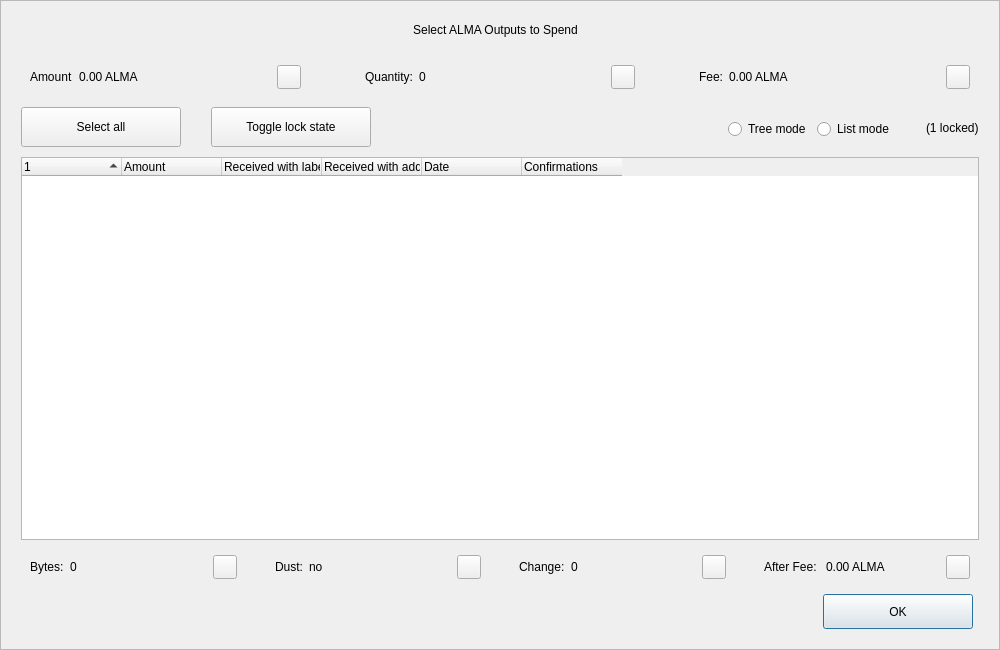
<?xml version="1.0" encoding="UTF-8"?>
<ui version="4.0">
 <class>CoinControlDialog</class>
 <widget class="QDialog" name="CoinControlDialog">
  <property name="geometry">
   <rect>
    <x>0</x>
    <y>0</y>
    <width>1000</width>
    <height>650</height>
   </rect>
  </property>
  <property name="minimumSize">
   <size>
    <width>950</width>
    <height>650</height>
   </size>
  </property>
  <property name="windowTitle">
   <string>Coin Selection</string>
  </property>
  <property name="styleSheet">
   <string notr="true"/>
  </property>
  <layout class="QVBoxLayout" name="verticalLayout">
   <property name="spacing">
    <number>0</number>
   </property>
   <property name="leftMargin">
    <number>0</number>
   </property>
   <property name="topMargin">
    <number>0</number>
   </property>
   <property name="rightMargin">
    <number>0</number>
   </property>
   <property name="bottomMargin">
    <number>0</number>
   </property>
   <item>
    <widget class="QFrame" name="frameContainer">
     <property name="toolTipDuration">
      <number>0</number>
     </property>
     <property name="frameShape">
      <enum>QFrame::StyledPanel</enum>
     </property>
     <property name="frameShadow">
      <enum>QFrame::Raised</enum>
     </property>
     <layout class="QVBoxLayout" name="verticalLayout_2">
      <property name="leftMargin">
       <number>0</number>
      </property>
      <property name="rightMargin">
       <number>0</number>
      </property>
      <property name="bottomMargin">
       <number>20</number>
      </property>
      <item>
       <layout class="QHBoxLayout" name="horizontalLayout_12">
        <property name="spacing">
         <number>0</number>
        </property>
        <property name="leftMargin">
         <number>20</number>
        </property>
        <property name="rightMargin">
         <number>30</number>
        </property>
        <item>
         <spacer name="horizontalSpacer_4">
          <property name="orientation">
           <enum>Qt::Horizontal</enum>
          </property>
          <property name="sizeHint" stdset="0">
           <size>
            <width>40</width>
            <height>20</height>
           </size>
          </property>
         </spacer>
        </item>
        <item>
         <widget class="QLabel" name="labelTitle">
          <property name="minimumSize">
           <size>
            <width>0</width>
            <height>40</height>
           </size>
          </property>
          <property name="maximumSize">
           <size>
            <width>16777215</width>
            <height>40</height>
           </size>
          </property>
          <property name="text">
           <string>Select ALMA Outputs to Spend</string>
          </property>
          <property name="alignment">
           <set>Qt::AlignCenter</set>
          </property>
          <property name="margin">
           <number>7</number>
          </property>
         </widget>
        </item>
        <item>
         <spacer name="horizontalSpacer_5">
          <property name="orientation">
           <enum>Qt::Horizontal</enum>
          </property>
          <property name="sizeHint" stdset="0">
           <size>
            <width>40</width>
            <height>20</height>
           </size>
          </property>
         </spacer>
        </item>
       </layout>
      </item>
      <item>
       <layout class="QHBoxLayout" name="horizontalLayout_8">
        <property name="leftMargin">
         <number>20</number>
        </property>
        <property name="rightMargin">
         <number>20</number>
        </property>
        <item>
         <widget class="QWidget" name="layoutAmount" native="true">
          <layout class="QHBoxLayout" name="horizontalLayout_9" stretch="0,1,0">
           <item>
            <widget class="QLabel" name="labelCoinControlAmountText">
             <property name="text">
              <string>Amount</string>
             </property>
            </widget>
           </item>
           <item>
            <widget class="QLabel" name="labelCoinControlAmount">
             <property name="text">
              <string>0.00 ALMA</string>
             </property>
            </widget>
           </item>
           <item alignment="Qt::AlignHCenter|Qt::AlignVCenter">
            <widget class="QPushButton" name="pushButtonAmount">
             <property name="minimumSize">
              <size>
               <width>0</width>
               <height>24</height>
              </size>
             </property>
             <property name="maximumSize">
              <size>
               <width>24</width>
               <height>26</height>
              </size>
             </property>
             <property name="focusPolicy">
              <enum>Qt::NoFocus</enum>
             </property>
             <property name="styleSheet">
              <string notr="true">padding-bottom:2px;
padding-right:4px;</string>
             </property>
             <property name="text">
              <string/>
             </property>
            </widget>
           </item>
          </layout>
         </widget>
        </item>
        <item>
         <spacer name="horizontalSpacer_2">
          <property name="orientation">
           <enum>Qt::Horizontal</enum>
          </property>
          <property name="sizeType">
           <enum>QSizePolicy::Fixed</enum>
          </property>
          <property name="sizeHint" stdset="0">
           <size>
            <width>40</width>
            <height>20</height>
           </size>
          </property>
         </spacer>
        </item>
        <item>
         <widget class="QWidget" name="layoutQuantity" native="true">
          <layout class="QHBoxLayout" name="horizontalLayout_10" stretch="0,1,0">
           <item>
            <widget class="QLabel" name="labelCoinControlQuantityText">
             <property name="text">
              <string>Quantity:</string>
             </property>
            </widget>
           </item>
           <item>
            <widget class="QLabel" name="labelCoinControlQuantity">
             <property name="text">
              <string>0</string>
             </property>
            </widget>
           </item>
           <item alignment="Qt::AlignHCenter|Qt::AlignVCenter">
            <widget class="QPushButton" name="pushButtonQuantity">
             <property name="minimumSize">
              <size>
               <width>0</width>
               <height>24</height>
              </size>
             </property>
             <property name="maximumSize">
              <size>
               <width>24</width>
               <height>26</height>
              </size>
             </property>
             <property name="focusPolicy">
              <enum>Qt::NoFocus</enum>
             </property>
             <property name="styleSheet">
              <string notr="true">padding-bottom:2px;
               padding-right:4px;</string>
             </property>
             <property name="text">
              <string/>
             </property>
            </widget>
           </item>
          </layout>
         </widget>
        </item>
        <item>
         <spacer name="horizontalSpacer_22">
          <property name="orientation">
           <enum>Qt::Horizontal</enum>
          </property>
          <property name="sizeType">
           <enum>QSizePolicy::Fixed</enum>
          </property>
          <property name="sizeHint" stdset="0">
           <size>
            <width>40</width>
            <height>20</height>
           </size>
          </property>
         </spacer>
        </item>
        <item>
         <widget class="QWidget" name="layoutFee" native="true">
          <layout class="QHBoxLayout" name="horizontalLayout_11" stretch="0,1,0">
           <item>
            <widget class="QLabel" name="labelCoinControlFeeText">
             <property name="text">
              <string>Fee:</string>
             </property>
            </widget>
           </item>
           <item>
            <widget class="QLabel" name="labelCoinControlFee">
             <property name="text">
              <string>0.00 ALMA</string>
             </property>
            </widget>
           </item>
           <item alignment="Qt::AlignHCenter|Qt::AlignVCenter">
            <widget class="QPushButton" name="pushButtonFee">
             <property name="minimumSize">
              <size>
               <width>0</width>
               <height>24</height>
              </size>
             </property>
             <property name="maximumSize">
              <size>
               <width>24</width>
               <height>26</height>
              </size>
             </property>
             <property name="focusPolicy">
              <enum>Qt::NoFocus</enum>
             </property>
             <property name="styleSheet">
              <string notr="true">padding-bottom:2px;
               padding-right:4px;</string>
             </property>
             <property name="text">
              <string/>
             </property>
            </widget>
           </item>
          </layout>
         </widget>
        </item>
       </layout>
      </item>
      <item>
       <widget class="QFrame" name="frame">
        <property name="minimumSize">
         <size>
          <width>0</width>
          <height>40</height>
         </size>
        </property>
        <property name="styleSheet">
         <string notr="true">#frame {
	border:0;
}</string>
        </property>
        <property name="frameShape">
         <enum>QFrame::StyledPanel</enum>
        </property>
        <property name="frameShadow">
         <enum>QFrame::Sunken</enum>
        </property>
        <layout class="QHBoxLayout" name="horizontalLayout">
         <property name="spacing">
          <number>0</number>
         </property>
         <property name="leftMargin">
          <number>20</number>
         </property>
         <property name="topMargin">
          <number>0</number>
         </property>
         <property name="rightMargin">
          <number>20</number>
         </property>
         <property name="bottomMargin">
          <number>0</number>
         </property>
         <item>
          <layout class="QHBoxLayout" name="horizontalLayoutPanel" stretch="0,0,0,0,0,0">
           <property name="spacing">
            <number>20</number>
           </property>
           <item>
            <widget class="QPushButton" name="pushButtonSelectAll">
             <property name="sizePolicy">
              <sizepolicy hsizetype="Maximum" vsizetype="Fixed">
               <horstretch>0</horstretch>
               <verstretch>0</verstretch>
              </sizepolicy>
             </property>
             <property name="minimumSize">
              <size>
               <width>160</width>
               <height>40</height>
              </size>
             </property>
             <property name="maximumSize">
              <size>
               <width>16777215</width>
               <height>40</height>
              </size>
             </property>
             <property name="text">
              <string>Select all</string>
             </property>
             <property name="checkable">
              <bool>true</bool>
             </property>
             <property name="checked">
              <bool>false</bool>
             </property>
             <property name="autoExclusive">
              <bool>false</bool>
             </property>
             <property name="autoDefault">
              <bool>false</bool>
             </property>
            </widget>
           </item>
           <item>
            <spacer name="horizontalSpacer_6">
             <property name="orientation">
              <enum>Qt::Horizontal</enum>
             </property>
             <property name="sizeType">
              <enum>QSizePolicy::Fixed</enum>
             </property>
             <property name="sizeHint" stdset="0">
              <size>
               <width>10</width>
               <height>20</height>
              </size>
             </property>
            </spacer>
           </item>
           <item>
            <widget class="QPushButton" name="pushButtonToggleLock">
             <property name="sizePolicy">
              <sizepolicy hsizetype="Maximum" vsizetype="Fixed">
               <horstretch>0</horstretch>
               <verstretch>0</verstretch>
              </sizepolicy>
             </property>
             <property name="minimumSize">
              <size>
               <width>160</width>
               <height>40</height>
              </size>
             </property>
             <property name="maximumSize">
              <size>
               <width>16777215</width>
               <height>40</height>
              </size>
             </property>
             <property name="text">
              <string>Toggle lock state</string>
             </property>
             <property name="checkable">
              <bool>true</bool>
             </property>
             <property name="autoExclusive">
              <bool>false</bool>
             </property>
             <property name="autoDefault">
              <bool>false</bool>
             </property>
            </widget>
           </item>
           <item>
            <spacer name="horizontalSpacer_7">
             <property name="orientation">
              <enum>Qt::Horizontal</enum>
             </property>
             <property name="sizeType">
              <enum>QSizePolicy::Expanding</enum>
             </property>
             <property name="sizeHint" stdset="0">
              <size>
               <width>30</width>
               <height>20</height>
              </size>
             </property>
            </spacer>
           </item>
           <item alignment="Qt::AlignRight">
            <widget class="QGroupBox" name="groupBox_2">
             <property name="styleSheet">
              <string notr="true">#groupBox_2 {
    background-color:transparent;
    border-radius:0;
}</string>
             </property>
             <property name="title">
              <string/>
             </property>
             <layout class="QHBoxLayout" name="horizontalLayout_14">
              <item>
               <widget class="QRadioButton" name="radioTreeMode">
                <property name="sizePolicy">
                 <sizepolicy hsizetype="Maximum" vsizetype="Fixed">
                  <horstretch>0</horstretch>
                  <verstretch>0</verstretch>
                 </sizepolicy>
                </property>
                <property name="text">
                 <string>Tree mode</string>
                </property>
               </widget>
              </item>
              <item>
               <widget class="QRadioButton" name="radioListMode">
                <property name="sizePolicy">
                 <sizepolicy hsizetype="Maximum" vsizetype="Fixed">
                  <horstretch>0</horstretch>
                  <verstretch>0</verstretch>
                 </sizepolicy>
                </property>
                <property name="text">
                 <string>List mode</string>
                </property>
                <property name="checked">
                 <bool>false</bool>
                </property>
               </widget>
              </item>
             </layout>
            </widget>
           </item>
           <item>
            <widget class="QLabel" name="labelLocked">
             <property name="text">
              <string>(1 locked)</string>
             </property>
            </widget>
           </item>
          </layout>
         </item>
        </layout>
       </widget>
      </item>
      <item>
       <layout class="QHBoxLayout" name="horizontalLayout_13">
        <property name="leftMargin">
         <number>20</number>
        </property>
        <property name="rightMargin">
         <number>20</number>
        </property>
        <item>
         <widget class="CoinControlTreeWidget" name="treeWidget">
          <property name="contextMenuPolicy">
           <enum>Qt::CustomContextMenu</enum>
          </property>
          <property name="styleSheet">
           <string notr="true"/>
          </property>
          <property name="sortingEnabled">
           <bool>false</bool>
          </property>
          <property name="columnCount">
           <number>6</number>
          </property>
          <attribute name="headerShowSortIndicator" stdset="0">
           <bool>true</bool>
          </attribute>
          <attribute name="headerStretchLastSection">
           <bool>false</bool>
          </attribute>
          <column>
           <property name="text">
            <string/>
           </property>
          </column>
          <column>
           <property name="text">
            <string>Amount</string>
           </property>
          </column>
          <column>
           <property name="text">
            <string>Received with label</string>
           </property>
          </column>
          <column>
           <property name="text">
            <string>Received with address</string>
           </property>
          </column>
          <column>
           <property name="text">
            <string>Date</string>
           </property>
          </column>
          <column>
           <property name="text">
            <string>Confirmations</string>
           </property>
           <property name="toolTip">
            <string>Confirmed</string>
           </property>
          </column>
         </widget>
        </item>
       </layout>
      </item>
      <item>
       <layout class="QHBoxLayout" name="horizontalLayout_3">
        <property name="spacing">
         <number>20</number>
        </property>
        <property name="leftMargin">
         <number>20</number>
        </property>
        <property name="rightMargin">
         <number>20</number>
        </property>
        <item>
         <widget class="QWidget" name="layoutBytes" native="true">
          <layout class="QHBoxLayout" name="horizontalLayout_4" stretch="0,1,0">
           <item>
            <widget class="QLabel" name="labelCoinControlBytesText">
             <property name="text">
              <string>Bytes:</string>
             </property>
            </widget>
           </item>
           <item>
            <widget class="QLabel" name="labelCoinControlBytes">
             <property name="text">
              <string>0</string>
             </property>
            </widget>
           </item>
           <item alignment="Qt::AlignHCenter|Qt::AlignVCenter">
            <widget class="QPushButton" name="pushButtonBytes">
             <property name="minimumSize">
              <size>
               <width>0</width>
               <height>24</height>
              </size>
             </property>
             <property name="maximumSize">
              <size>
               <width>24</width>
               <height>26</height>
              </size>
             </property>
             <property name="focusPolicy">
              <enum>Qt::NoFocus</enum>
             </property>
             <property name="styleSheet">
              <string notr="true">padding-bottom:2px;
               padding-right:4px;</string>
             </property>
             <property name="text">
              <string/>
             </property>
            </widget>
           </item>
          </layout>
         </widget>
        </item>
        <item>
         <widget class="QWidget" name="layoutDust" native="true">
          <layout class="QHBoxLayout" name="horizontalLayout_5" stretch="0,1,0">
           <item>
            <widget class="QLabel" name="labelCoinControlLowOutputText">
             <property name="text">
              <string>Dust:</string>
             </property>
            </widget>
           </item>
           <item>
            <widget class="QLabel" name="labelCoinControlLowOutput">
             <property name="text">
              <string>no</string>
             </property>
            </widget>
           </item>
           <item alignment="Qt::AlignHCenter|Qt::AlignVCenter">
            <widget class="QPushButton" name="pushButtonDust">
             <property name="minimumSize">
              <size>
               <width>0</width>
               <height>24</height>
              </size>
             </property>
             <property name="maximumSize">
              <size>
               <width>24</width>
               <height>26</height>
              </size>
             </property>
             <property name="focusPolicy">
              <enum>Qt::NoFocus</enum>
             </property>
             <property name="styleSheet">
              <string notr="true">padding-bottom:2px;
               padding-right:4px;</string>
             </property>
             <property name="text">
              <string/>
             </property>
            </widget>
           </item>
          </layout>
         </widget>
        </item>
        <item>
         <widget class="QWidget" name="layoutChange" native="true">
          <layout class="QHBoxLayout" name="horizontalLayout_6" stretch="0,1,0">
           <item>
            <widget class="QLabel" name="labelCoinControlChangeText">
             <property name="text">
              <string>Change:</string>
             </property>
            </widget>
           </item>
           <item>
            <widget class="QLabel" name="labelCoinControlChange">
             <property name="text">
              <string>0</string>
             </property>
            </widget>
           </item>
           <item alignment="Qt::AlignHCenter|Qt::AlignVCenter">
            <widget class="QPushButton" name="pushButtonChange">
             <property name="minimumSize">
              <size>
               <width>0</width>
               <height>24</height>
              </size>
             </property>
             <property name="maximumSize">
              <size>
               <width>24</width>
               <height>26</height>
              </size>
             </property>
             <property name="focusPolicy">
              <enum>Qt::NoFocus</enum>
             </property>
             <property name="styleSheet">
              <string notr="true">padding-bottom:2px;
               padding-right:4px;</string>
             </property>
             <property name="text">
              <string/>
             </property>
            </widget>
           </item>
          </layout>
         </widget>
        </item>
        <item>
         <widget class="QWidget" name="layoutAfter" native="true">
          <layout class="QHBoxLayout" name="horizontalLayout_7" stretch="0,1,0">
           <item>
            <widget class="QLabel" name="labelCoinControlAfterFeeText">
             <property name="text">
              <string>After Fee: </string>
             </property>
            </widget>
           </item>
           <item>
            <widget class="QLabel" name="labelCoinControlAfterFee">
             <property name="text">
              <string>0.00 ALMA</string>
             </property>
            </widget>
           </item>
           <item alignment="Qt::AlignHCenter|Qt::AlignVCenter">
            <widget class="QPushButton" name="pushButtonAlterFee">
             <property name="minimumSize">
              <size>
               <width>0</width>
               <height>24</height>
              </size>
             </property>
             <property name="maximumSize">
              <size>
               <width>24</width>
               <height>26</height>
              </size>
             </property>
             <property name="focusPolicy">
              <enum>Qt::NoFocus</enum>
             </property>
             <property name="styleSheet">
              <string notr="true">padding-bottom:2px;
               padding-right:4px;</string>
             </property>
             <property name="text">
              <string/>
             </property>
            </widget>
           </item>
          </layout>
         </widget>
        </item>
       </layout>
      </item>
      <item>
       <layout class="QHBoxLayout" name="horizontalLayout_2">
        <property name="spacing">
         <number>0</number>
        </property>
        <property name="leftMargin">
         <number>20</number>
        </property>
        <property name="rightMargin">
         <number>26</number>
        </property>
        <item>
         <spacer name="horizontalSpacer_3">
          <property name="orientation">
           <enum>Qt::Horizontal</enum>
          </property>
          <property name="sizeHint" stdset="0">
           <size>
            <width>558</width>
            <height>20</height>
           </size>
          </property>
         </spacer>
        </item>
        <item>
         <widget class="QPushButton" name="pushButtonOk">
          <property name="minimumSize">
           <size>
            <width>150</width>
            <height>35</height>
           </size>
          </property>
          <property name="text">
           <string>OK</string>
          </property>
         </widget>
        </item>
       </layout>
      </item>
     </layout>
    </widget>
   </item>
  </layout>
 </widget>
 <customwidgets>
  <customwidget>
   <class>CoinControlTreeWidget</class>
   <extends>QTreeWidget</extends>
   <header>coincontroltreewidget.h</header>
  </customwidget>
 </customwidgets>
 <resources/>
 <connections/>
</ui>
